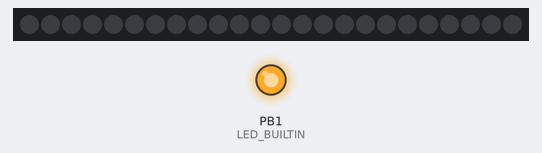
This sketch was run on a simulated ATtiny85, built with avr-gcc and run on an emulated ATtiny85. Parts: 24 RGB LEDs in strip order, left to right, output pins drawn as LEDs (lit = HIGH). The strip is taken to match the declared colour order.

Above: at 0.1 s.
At 4.6 s:
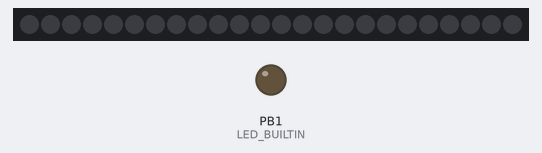
Timing chart, 0 to 6.1 s (numbered marks = the images above):
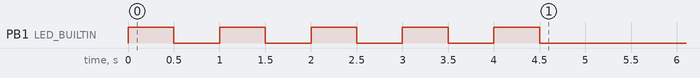

The sketch:

sketch_feb05a.ino
```cpp
#include <Adafruit_NeoPixel.h>

#ifdef __AVR__
  #include <avr/power.h>
#endif

int digitalVal; //HIGH when nothing is in the pin, LOW when something is
int ledPin = 4;

#define PIN 4
Adafruit_NeoPixel strip = Adafruit_NeoPixel(24, PIN, NEO_RGB + NEO_KHZ400);

void setup() {
  // put your setup code here, to run once:
   #if defined (__AVR_ATtiny85__)
    if (F_CPU == 16000000) clock_prescale_set(clock_div_1);
  #endif

  pinMode(LED_BUILTIN, OUTPUT);
  Serial.begin(9600);
  digitalWrite(LED_BUILTIN, HIGH);
  delay(500);
  digitalWrite(LED_BUILTIN, LOW);
  delay(500);
  uint16_t i=0;
  uint32_t c= (255, 255, 255);
  strip.begin();
  strip.setPixelColor(i,c);
    digitalWrite(LED_BUILTIN, HIGH);
  delay(500);
  digitalWrite(LED_BUILTIN, LOW);
  delay(500);
    digitalWrite(LED_BUILTIN, HIGH);
  delay(500);
  digitalWrite(LED_BUILTIN, LOW);
  delay(500);
    digitalWrite(LED_BUILTIN, HIGH);
  delay(500);
  digitalWrite(LED_BUILTIN, LOW);
  delay(500);
    digitalWrite(LED_BUILTIN, HIGH);
  delay(500);
  digitalWrite(LED_BUILTIN, LOW);
  delay(500);
  //strip.show();
}


void loop() {
  // put your main code here, to run repeatedly:

}
```
